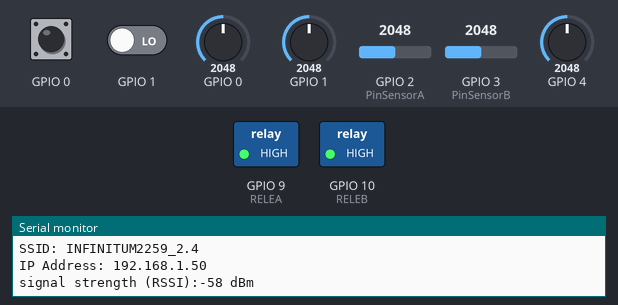
Simulated run of this sketch. Board: ESP32-S3. Parts: switched loads named in the sketch (green lamp = pin HIGH), the last lines printed to the serial monitor. Inputs (shaded band) come from the test bench; at power-on: GPIO 0 HIGH, GPIO 0 = 2048, GPIO 1 LOW, GPIO 1 = 2048, GPIO 2 (PinSensorA) = 2048, GPIO 3 (PinSensorB) = 2048, GPIO 4 = 2048. WiFi joins after 1.5 s; servers stay silent unless stated.

Above: at 20.6 s.
At 22.1 s:
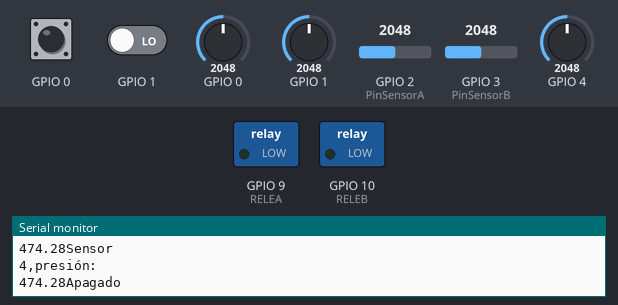
Timing chart, 0 to 29.7 s (numbered marks = the images above):
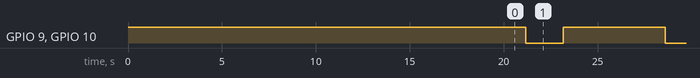

Measured:
- by itself, GPIO 9 (RELEA), GPIO 10 (RELEB): alternates HIGH for 5.4 s and LOW for 2.0 s

The sketch:

ProyectoVTS.ino
```cpp
//Proyecto
//Dr. Fernando Aldana Franco, Dr. José Gustavo Leyva Retureta, Dr. Carlos Alberto Mora Barradas.
//Junio 2022
//Universidad Veracruzana.
//Sensores y actuadores
//5 de presión
//2 caudalímetros
//2 electroválvulas
//ThingSpeak
#include <WiFi.h>
#include "ThingSpeak.h" // always include thingspeak header file after other header files and custom macros

//Wifi
char ssid[] = "INFINITUM2259_2.4";      // your network SSID (name)
char pass[] = "wUCz9Hn1ea";   // your network password
int status = WL_IDLE_STATUS;
//WiFiServer server(80);
WiFiClient  client;
String myStatus = "";

//ThingSpeak
unsigned long myChannelNumber = 1780484;
const char * myWriteAPIKey = "BG93MQ57YCU9U0CD";

//actuadores
#define RELEA 9
#define RELEB 10
const int TIEMPO_DE_LLENADO = 2000;
const int TIEMPO_ESPERA = 3000;

//Sensores de flujo
volatile int NumPulsosA; //variable para la cantidad de pulsos recibidos
volatile int NumPulsosB; //variable para la cantidad de pulsos recibidos
int frecuenciaA, frecuenciaB;
int PinSensorA = 2;    //Sensor conectado en el pin 2
int PinSensorB = 3;    //Sensor conectado en el pin 2
float factor_conversion=7.5; //para convertir de frecuencia a caudal
float caudal_L_m[2];
float caudal_L_h[2];

//Sensor presión
float A6Value[5], kPa[5];

void setup() {
  // put your setup code here, to run once:
  pinMode(RELEA, OUTPUT);//Define el pin RELE como salida
  digitalWrite(RELEA, HIGH);//Rele inicia apagado
  pinMode(RELEB, OUTPUT);//Define el pin RELE como salida
  digitalWrite(RELEB, HIGH);//Rele inicia apagado
  pinMode(PinSensorA, INPUT);
  pinMode(PinSensorB, INPUT);
  attachInterrupt(0,ContarPulsos1,RISING); //(Interrupcion 0(Pin2),funcion,Flanco de subida)
  attachInterrupt(1,ContarPulsos2,RISING); //(Interrupcion 0(Pin3),funcion,Flanco de subida)
  Serial.begin(9600);
  //Conecta a WIFI
  // check for the presence of the shield:
  if (WiFi.status() == WL_NO_SHIELD) {
    Serial.println("WiFi shield not present");
    // don't continue:
    while (true);
  }

  String fv = WiFi.firmwareVersion();
  if (fv != "1.1.0") {
    Serial.println("Please upgrade the firmware");
  }

  // attempt to connect to Wifi network:
  while (status != WL_CONNECTED) {
    Serial.print("Attempting to connect to SSID: ");
    Serial.println(ssid);
    // Connect to WPA/WPA2 network. Change this line if using open or WEP network:
    status = WiFi.begin(ssid, pass);

    // wait 10 seconds for connection:
    delay(10000);
  }
  //server.begin();
  //Coencta a ThingSpeak
  ThingSpeak.begin(client);  // Initialize ThingSpeak
  // you're connected now, so print out the status:
  printWifiStatus();
}

void loop() {
  sensor_caudal();
  sensor_presion();
  actuacion();
  ThingSpeak.setField(1, caudal_L_m[0]);
  ThingSpeak.setField(2, caudal_L_m[0]);
  ThingSpeak.setField(3, caudal_L_h[0]);
  ThingSpeak.setField(4, caudal_L_h[1]);
  ThingSpeak.setField(5, kPa[0]);
  ThingSpeak.setField(6, kPa[1]);
  ThingSpeak.setField(7, kPa[2]);
  ThingSpeak.setField(8, kPa[3]);
  ThingSpeak.setField(9, kPa[4]);
  // write to the ThingSpeak channel
  int x = ThingSpeak.writeFields(myChannelNumber, myWriteAPIKey);
  if(x == 200){
    Serial.println("Channel update successful.");
  }
  else{
    Serial.println("Problem updating channel. HTTP error code " + String(x));
  }

  delay(1000); // Wait 1 seconds to update the channel again

}

//Función de WIFI
void printWifiStatus() {
  // print the SSID of the network you're attached to:
  Serial.print("SSID: ");
  Serial.println(WiFi.SSID());

  // print your WiFi shield's IP address:
  IPAddress ip = WiFi.localIP();
  Serial.print("IP Address: ");
  Serial.println(ip);

  // print the received signal strength:
  long rssi = WiFi.RSSI();
  Serial.print("signal strength (RSSI):");
  Serial.print(rssi);
  Serial.println(" dBm");
}

//---Función que se ejecuta en interrupción sensor flujo A---------------
void ContarPulsos1 (void)
{
  NumPulsosA++;  //incrementamos la variable de pulsos
}

//---Función que se ejecuta en interrupción sensor flujo B---------------
void ContarPulsos2 (void)
{
  NumPulsosB++;  //incrementamos la variable de pulsos
}
//---Función para obtener frecuencia de los pulsos sensor flujo--------
void ObtenerFrecuencia()
{
  NumPulsosA = 0;   //Ponemos a 0 el número de pulsos
  NumPulsosB = 0;   //Ponemos a 0 el número de pulsos
  interrupts();    //Habilitamos las interrupciones
  delay(1000);   //muestra de 1 segundo
  noInterrupts(); //Desabilitamos las interrupciones
  frecuenciaA=NumPulsosA; //Hz(pulsos por segundo)
  frecuenciaB=NumPulsosB; //Hz(pulsos por segundo)
}
//Función de sensado y acondocionamiento de señal sensores flujo
void sensor_caudal(void){
  ObtenerFrecuencia(); //obtenemos la Frecuencia de los pulsos en Hz
  caudal_L_m[0]=frecuenciaA/factor_conversion; //calculamos el caudal en L/m
  caudal_L_m[1]=frecuenciaB/factor_conversion; //calculamos el caudal en L/m
  caudal_L_h[0]=caudal_L_m[0]*60; //calculamos el caudal en L/h
  caudal_L_h[1]=caudal_L_m[1]*60; //calculamos el caudal en L/h
  //-----Enviamos por el puerto serie---------------

  Serial.println (caudal_L_m[0],3);
  Serial.print (" L/m\t, ");
  Serial.print (caudal_L_m[1],3);
  Serial.print (" L/m\t");
  Serial.println (caudal_L_h[0],3);
  Serial.print ("L/h, ");
  Serial.print (caudal_L_h[1],3);
  Serial.print ("L/h");
}


//Función de sensado y acondocionamiento de señal sensores presión
void sensor_presion(void){
  int i;
  for(i=0;i<5;i++){
      A6Value[i] = analogRead(i);
      kPa[i] = (A6Value[i]*(0.00488)/(0.022)+20);
      Serial.println("Sensor ");
      Serial.print(i);
      Serial.println(",presión: ");
      Serial.print(kPa[i]);
    }
}


void actuacion(void){
  // put your main code here, to run repeatedly:
  Serial.println("Apagado");
  digitalWrite(RELEA, LOW);//Enciende el rele
  digitalWrite(RELEB, LOW);//Enciende el rele
  delay(TIEMPO_DE_LLENADO);//Espera el tiempo de llenado
  Serial.println("Encendido");
  digitalWrite(RELEA, HIGH);//Apaga el rele
  digitalWrite(RELEB, HIGH);//Apaga el rele
  delay(TIEMPO_ESPERA);//Tiempo de espera antes de repetir el proceso
}
```
